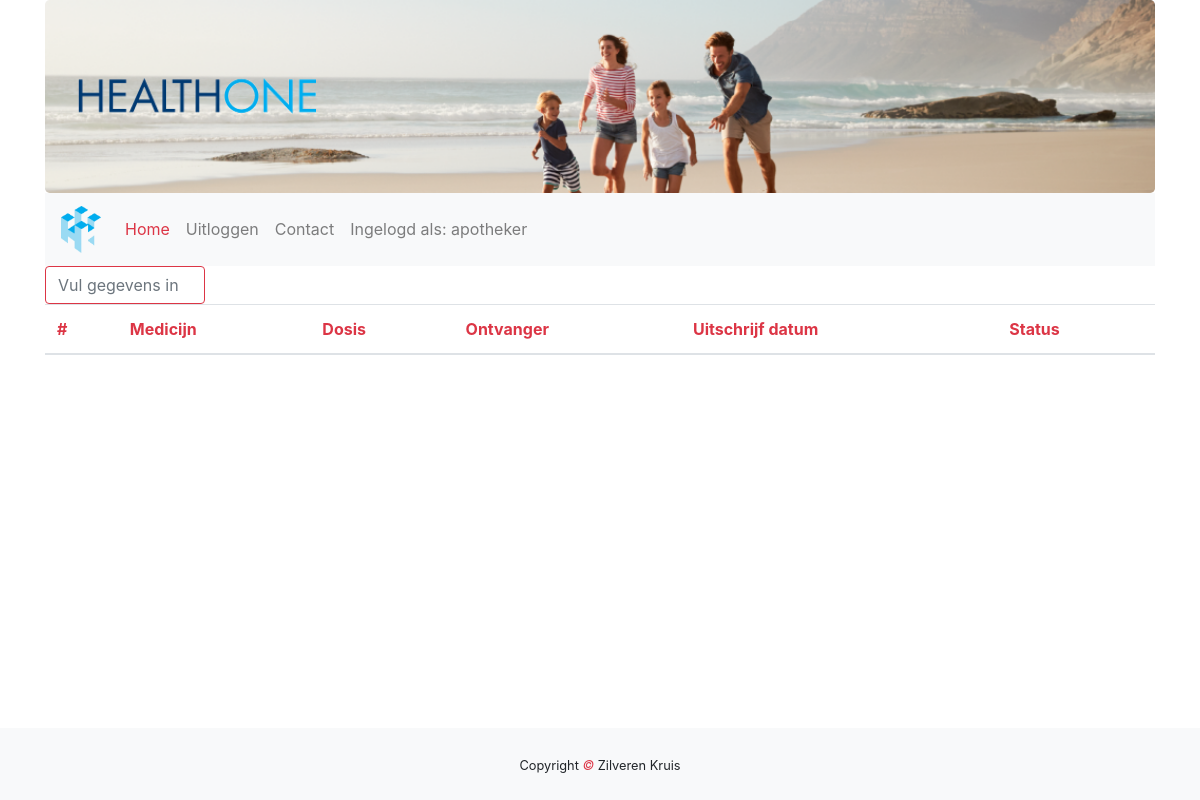
Page /apotheker/index.php (signed in) on the earlier database version.
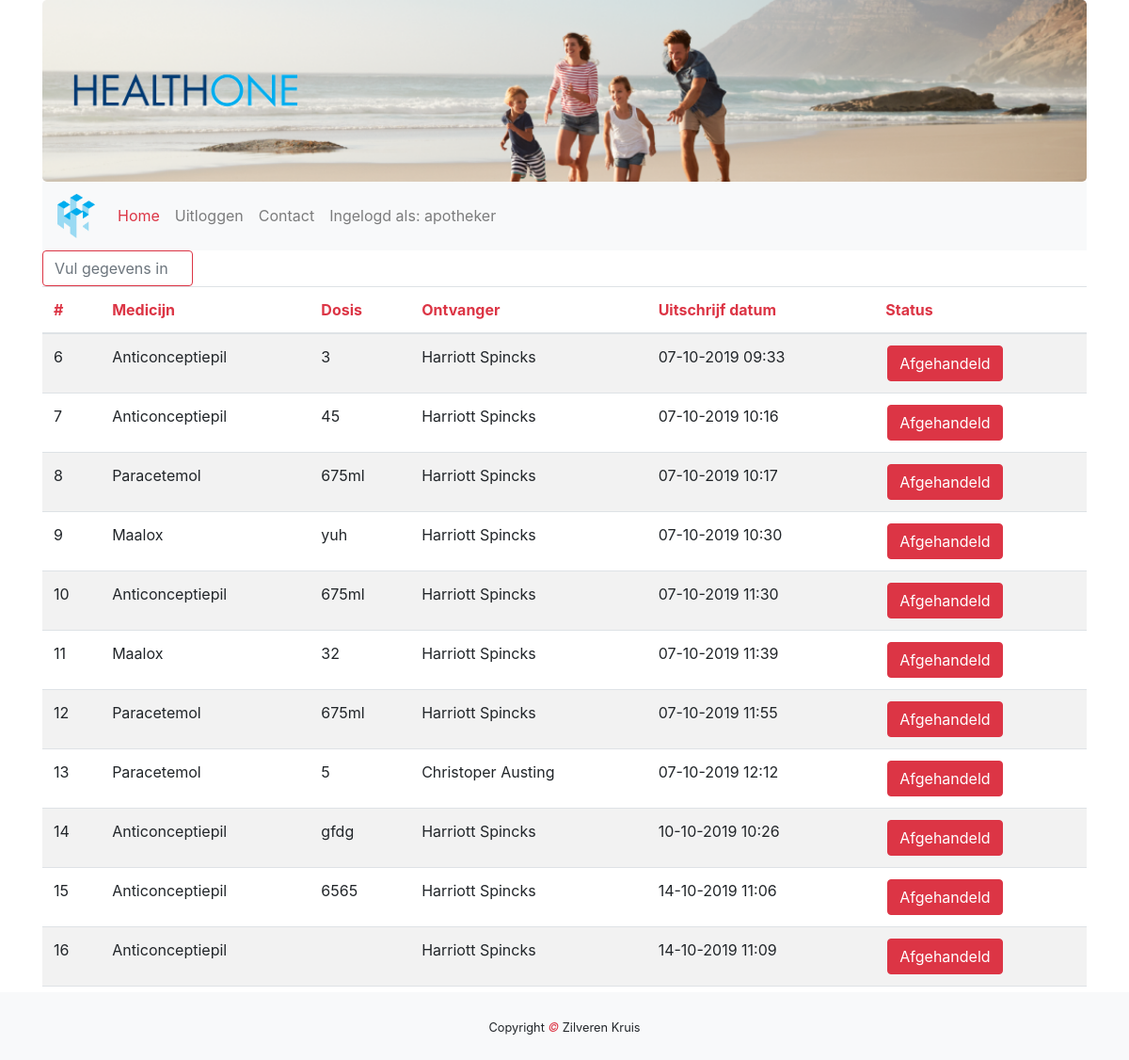
Same page on the later database version.
### tables this page shows
CREATE TABLE `recept` (
  `recept_id` int(11) UNSIGNED NOT NULL,
  `patient_id` int(45) UNSIGNED NOT NULL,
  `dosis` varchar(45) DEFAULT NULL,
  `herhalingsrecept` tinyint(4) DEFAULT NULL,
  `medicijn_id` int(11) UNSIGNED NOT NULL,
  `commentaar` text NOT NULL,
  `datum` text NOT NULL,
  `afgehandeld` tinyint(1) NOT NULL DEFAULT 0
);

CREATE TABLE `medicijn` (
  `id` int(11) NOT NULL,
  `naam` varchar(45) DEFAULT NULL,
  `fabrikant` varchar(50) DEFAULT NULL,
  `vergoeding` tinyint(1) NOT NULL DEFAULT 0,
  `bijwerkingen` varchar(255) DEFAULT NULL,
  `effect` varchar(255) DEFAULT NULL,
  `prijs` double(10,2) DEFAULT NULL
);

CREATE TABLE `patient` (
  `patient_id` int(255) NOT NULL,
  `naam` varchar(255) NOT NULL,
  `email` varchar(255) NOT NULL,
  `telefoon` varchar(255) NOT NULL,
  `geboortedatum` date NOT NULL,
  `adres` varchar(255) NOT NULL,
  `verzekeringnummer` int(255) NOT NULL,
  `arts_id` int(11) NOT NULL
);

### apotheker/index.php (the view, shortened to what this page needs)
<!DOCTYPE html>
<html lang="en">
<head>
    <link rel="stylesheet" href="https://maxcdn.bootstrapcdn.com/bootstrap/4.3.1/css/bootstrap.min.css">
    <link rel="stylesheet" href="../css/index.css">
</head>
<body>
<div class="container">
    <div class="jumbotron text-center">
        <div class="row">
            <div class="col-sm-3">
                <img class="d-none d-sm-block img-fluid" src="../img/healthtwo_text_transparent.png" alt="Logo">
            </div>
        </div>
    </div>
    <nav class="navbar navbar-expand-sm bg-light navbar-light sticky-top">
            <a class="navbar-brand" href="../index.php">
                <img class="navbrand" src="../img/healthtwo_logo_transparent.png" alt="Logo">
            </a>
            <div class="collapse navbar-collapse" id="collapse_target">
                <ul class="navbar-nav">
                    <li class="nav-item active">
                        <a class="nav-link text-danger" href="index.php">Home</a>
                    </li>
                    <?php
                    if(isset($_SESSION['functie']) && $_SESSION['functie'] != null) {
                        echo '<li class="nav-item"><a class="nav-link" href="../uitloggen.php">Uitloggen</a></li>';
                    }
                    ?>
                    <li class="nav-item">
                        <a class="nav-link" href="../contact.php">Contact</a>
                    </li>
                    <?php
                    if(isset($_SESSION['functie'])) {
                    echo '<li class="nav-item">
                    <a class="nav-link" href="#">Ingelogd als: ' . $_SESSION['functie'] .'</a></li>';
                }
                ?>
                </ul>
            </div>
        </nav>
    <div class="row text-center">
        <div class="col-lg-2">
            <input  class="form-control form-control-underlined border-danger" id="myInput" type="text" placeholder="Vul gegevens in">
        </div>
        <div class="col-lg-10">
        </div>
    </div>
    <div class="table-responsive">
        <table class="table table-striped">
            <thead>
            <tr>
                <th scope="col" class="text-danger">#</th>
                <th scope="col" class="text-danger">Medicijn</th>
                <th scope="col" class="text-danger">Dosis</th>
                <th scope="col" class="text-danger">Ontvanger</th>
                <th scope="col" class="text-danger">Uitschrijf datum</th>
                <th scope="col" class="text-danger">Status</th>
            </tr>
            </thead>
            <tbody id="myTable">
            <?php
            try {
                $db = new PDO("mysql:host=localhost;dbname=healthone","root","");
                $query = $db->prepare("SELECT * FROM recept");
                $query->execute();
                $result = $query->fetchAll(PDO::FETCH_ASSOC);
                foreach ($result as &$data){
                    $id = $data['patient_id'];
                    $medicijn_id = $data['medicijn_id'];
                    $query2 = $db->prepare("SELECT * FROM patient WHERE patient_id = :id");
                    $query2->bindParam(':id', $id, PDO::PARAM_INT);
                    $query2->execute();
                    $result2 = $query2->fetchAll(PDO::FETCH_ASSOC);
                    echo "<tr>";
                    echo "<td>".$data['recept_id']."</td>";
                    foreach ($result2 as &$data2) {
                        $query3 = $db->prepare("SELECT * FROM medicijn WHERE id = $medicijn_id");
                        $query3->execute();
                        $result3 = $query3->fetchAll(PDO::FETCH_ASSOC);
                        foreach ($result3 as &$data3) {
                            echo "<td>".$data3['naam'] ."</td>";
                            echo "<td>".$data['dosis'] ."</td>";
                        }
                        echo "<td>".$data2['naam'] ."</td>";
                    }
                    echo "<td>".$data['datum']."</td>";
                    if($data['afgehandeld']) echo "<td><a href='index/update_afhandeling.php?id=" . $data['recept_id']. "' ><button type='submit' name='submit' class='btn btn-danger'>Afgehandeld</button></td>";
                    echo "</tr>";
                }
            }
            catch(PDOException $e){
                die("OEPS iets is fout!".$e->getMessage());
            }
            ?>
            </tbody>
        </table>
    </div>
    <footer class="py-4 bg-light text-dark-50 text-center fixed-bottom">
        <small>Copyright <em class="text-danger"> &copy; </em>Zilveren Kruis</small>
    </footer>
</div>
</body>
</html>

Differences in the rows shown:
added recept: recept "6", dosis "3", datum "07-10-2019 09:33"
added patient: naam "Harriott Spincks"
now on this page (row edited): medicijn: naam "Anticonceptiepil"
added recept: recept "7", dosis "45", datum "07-10-2019 10:16"
added recept: recept "8", dosis "675ml", datum "07-10-2019 10:17"
now on this page (row unchanged): medicijn: naam "Paracetemol"
added recept: recept "9", dosis "yuh", datum "07-10-2019 10:30"
now on this page (row unchanged): medicijn: naam "Maalox"
added recept: recept "10", dosis "675ml", datum "07-10-2019 11:30"
added recept: recept "11", dosis "32", datum "07-10-2019 11:39"
added recept: recept "12", dosis "675ml", datum "07-10-2019 11:55"
added recept: recept "13", dosis "5", datum "07-10-2019 12:12"
now on this page (row unchanged): patient: naam "Christoper Austing", shown under "13"
added recept: recept "14", dosis "gfdg", datum "10-10-2019 10:26"
added recept: recept "15", dosis "6565", datum "14-10-2019 11:06"
added recept: recept "16", datum "14-10-2019 11:09"
